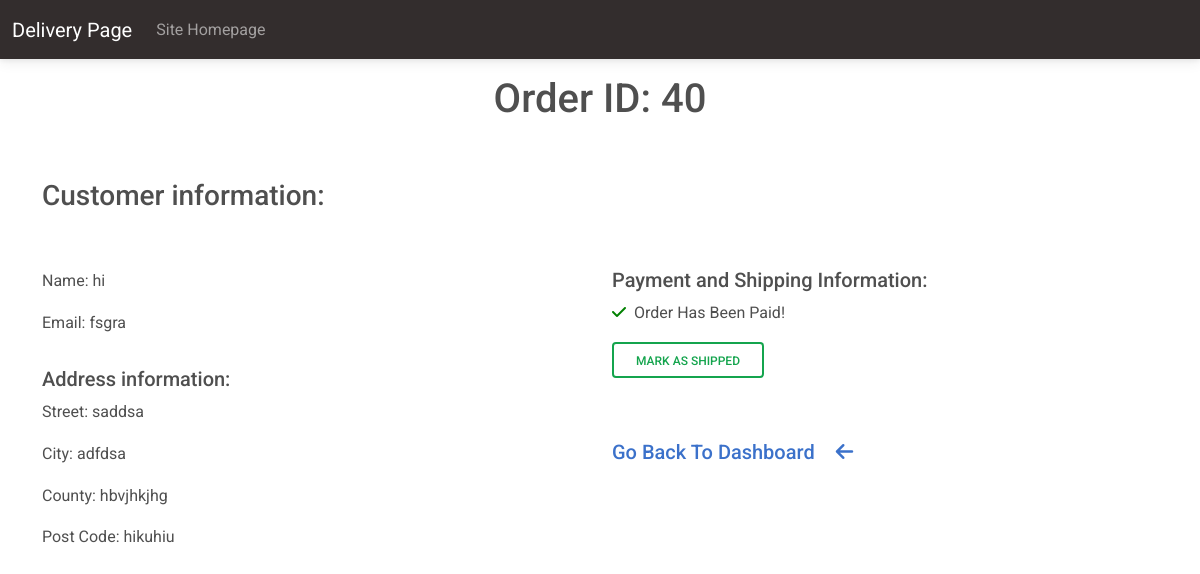
Page /cafe/orders/40/ (signed in) on the earlier database version.
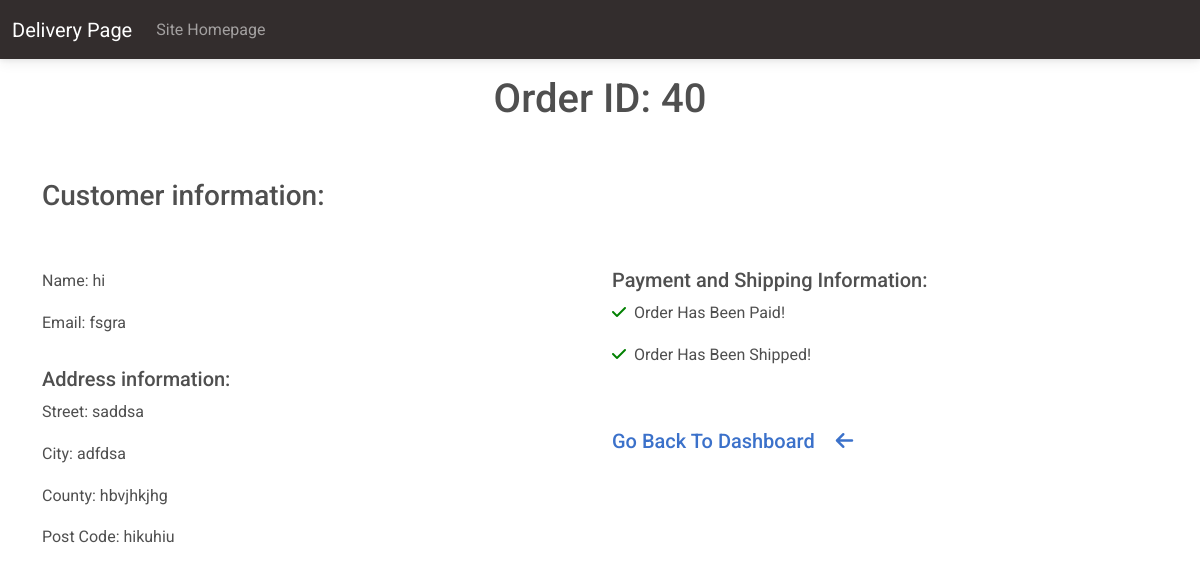
Same page on the later database version.
### cafe/views.py (the view, shortened to what this page needs)
# urls.py: path('orders/<int:pk>/', OrderDetails.as_view(), name='order-details')
class OrderDetails(LoginRequiredMixin, UserPassesTestMixin, View):
    def get(self, request, pk, *args, **kwargs):
        order = OrderModel.objects.get(pk=pk)
        context = {
            'order': order
        }
        return render(request, 'cafe/order-details.html', context)
    def test_func(self):
        return self.request.user.groups.filter(name='Staff').exists()

### cafe/templates/cafe/order-details.html (shortened to what this page needs)
{% extends 'cafe/base.html' %}
{% block content %}
<div class="container">
    <div class="row justify-content-center">
        <div class="col-md-6 col-sm-12 text-center mt-3">
            <h1>Order ID: {{ order.pk }}</h1>
        </div>
    </div>
    <div class="row justify-content-center">
        <div class="col-md-12 com-sm-12 mt-5">
            <h3>Customer information: </h3>
        </div>
    </div>
    <div class="row justify-content-center">
        <div class="col-md-6 com-sm-12 mt-5">
            <p><span style="font-weight: 400;">Name:</span> {{ order.name }}</p>
            <p><span style="font-weight: 400;">Email:</span> {{ order.email }}</p>
            <h5 class="pt-3">Address information:</h5>
            <p><span style="font-weight: 400;">Street:</span> {{ order.street }}</p>
            <p><span style="font-weight: 400;">City:</span> {{ order.city }}</p>
            <p><span style="font-weight: 400;">County:</span> {{ order.county }}</p>
            <p><span style="font-weight: 400;">Post Code:</span> {{ order.post_code }}</p>
        </div>
        <div class='col-md-6 col-sm-12 mt-5'>
            <h5>Payment and Shipping Information:</h5>
            {% if order.is_paid %}
                <p><i style='color: green;' class='fas fa-check'></i><span class='ps-2'>Order Has Been Paid!</span></p>
            {% else %}
                <p><i style='color: red;' class='fas fa-times'></i><span class='ps-2'>Order Has NOT Been Paid!</span></p>
            {% endif %}
	        {% if order.is_shipped %}
    	        <p><i style='color: green;' class='fas fa-check'></i><span class='ps-2'>Order Has Been Shipped!</span></p>
        	{% else %}
                <form method='POST'>
                    <button type='submit' class='btn btn-outline-success'>Mark As Shipped</button>
                <form>
            {% endif %}
            <p>
            <a href='{% url "dashboard" %}'><h5>Go Back To Dashboard
                <i class='fa-solid fa-arrow-left ms-3 pt-5'></i></h5>
            </a>
            </p>
        </div>
    </div>
</div>
{% endblock content%}

Differences in the rows shown:
changed OrderModel "hi": is_shipped False → True (drawn)
Other differences:
text no longer shown: "MARK AS SHIPPED"
text now shown: "Order Has Been Shipped!"
